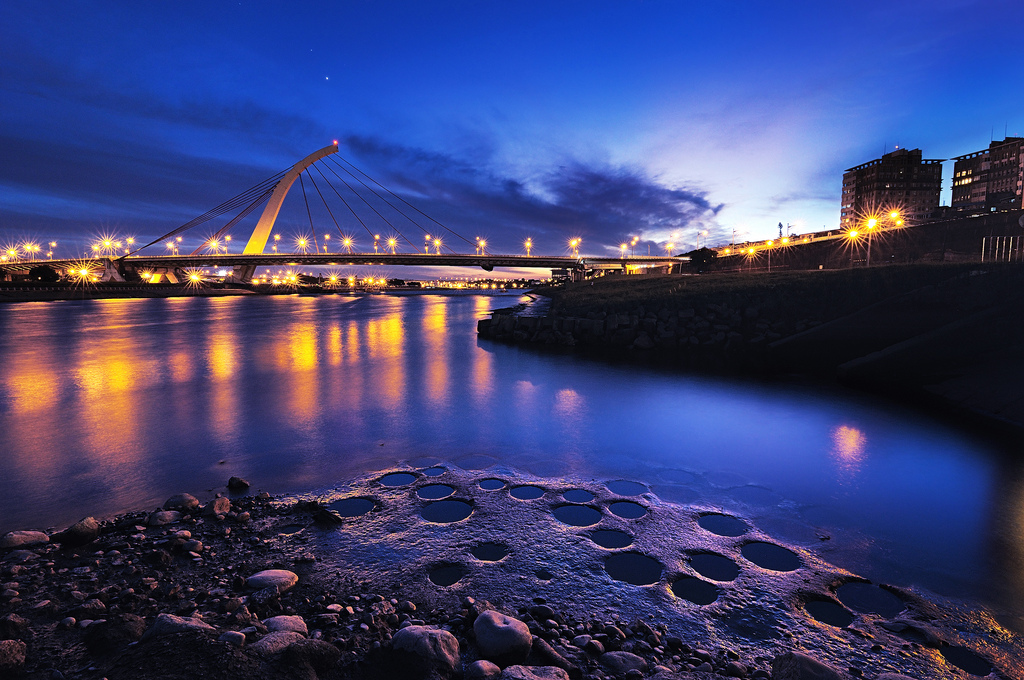
#> input picture luminace&contrast/l&c.jpg, 1024 x 680 px
$ python brightness_contrast.py
#> lines starting #> are read from the running program, lines starting #| are printed output that depends on the picture
import cv2
import numpy as np

# 回调函数，根据亮度及对比度值作处理


def ContrastAndBright(x=0):
  bright = cv2.getTrackbarPos('bright', 'image')
  contrast = cv2.getTrackbarPos('contrast', 'image')
  res = np.uint8(np.clip((contrast * origin + bright), 0, 255))
  tmp = np.hstack((origin, res))  # 两张图片横向合并（便于对比显示）
  cv2.imshow("image", tmp)


origin = cv2.imread('./l&c.jpg', 1)
#> origin is the input picture: shape (680, 1024, 3); mean B, G, R 115.2, 65.1, 60

bright = 0
contrast = 1
cv2.namedWindow('image', 0)

# create trackbars for color change
cv2.createTrackbar('bright', 'image', bright, 255, ContrastAndBright)
#> slider 'bright' is set to 85
cv2.createTrackbar('contrast', 'image', contrast, 10, ContrastAndBright)

ContrastAndBright()
#> in ContrastAndBright, `res = np.uint8(np.clip((contrast * origin + bright), 0, 255))`:
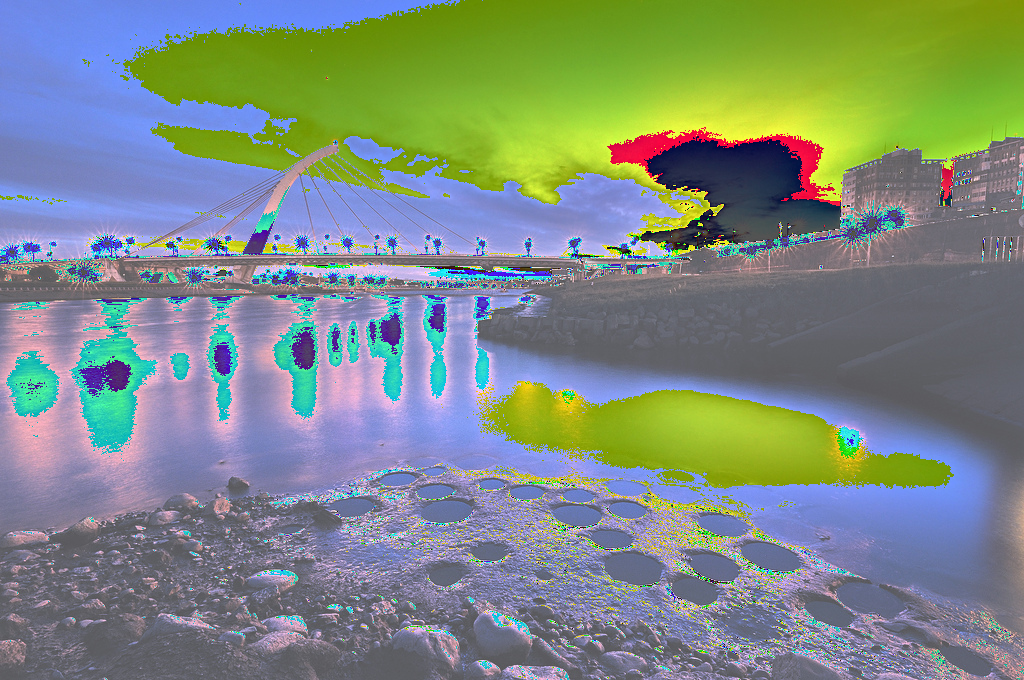
#> res: shape (680, 1024, 3); mean B, G, R 131, 139.5, 125.7
#> in ContrastAndBright, `tmp = np.hstack((origin, res))`:
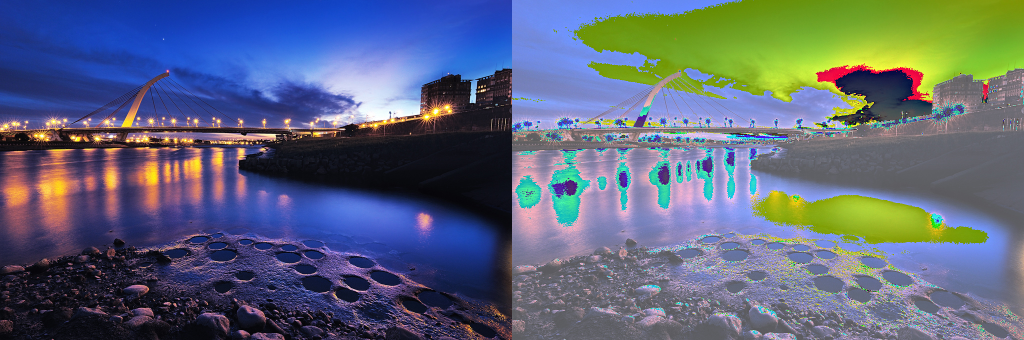
#> tmp: shape (680, 2048, 3) (shown at 1/2 size); mean B, G, R 123.1, 102.3, 92.9

cv2.waitKey(0)
cv2.destroyAllWindows()
